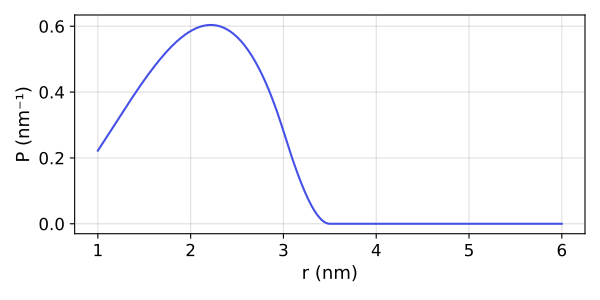

This figure's Python source:
import deerlab as dl
import matplotlib.pyplot as plt 
import numpy as np 

model = dl.dd_shellsphere
r = np.linspace(1,6,400)
par0 = model.getmetadata()['par0']
P = model(r,*par0)
plt.figure(figsize=[6,3])
plt.plot(r,P,color='#4550e6')
plt.xlabel('r (nm)',fontsize=13)
plt.ylabel('P (nm⁻¹)',fontsize=13)
plt.grid(alpha=0.4)
plt.tick_params(labelsize=12)
plt.tick_params(labelsize=12)
plt.tight_layout()
plt.show()
